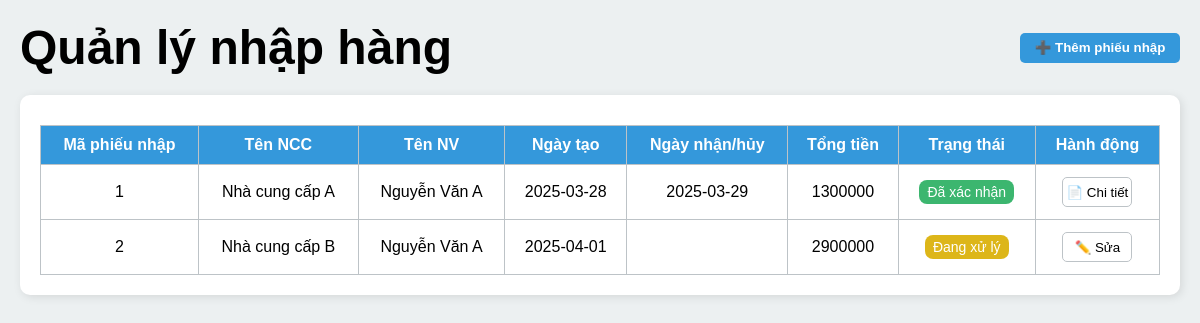
The page /import.php on the database its author committed.
### tables this page shows
CREATE TABLE phieunhap (
    receipt_id INT PRIMARY KEY AUTO_INCREMENT,
    employee_id INT,
    supplier_id INT,
    create_time DATE,
    confirm_time DATE,
    total INT,
    status ENUM(
        'processing',
        'confirmed',
        'cancelled'
    ),
    FOREIGN KEY (employee_id) REFERENCES nhanvien(employee_id),
    FOREIGN KEY (supplier_id) REFERENCES nhacungcap(supplier_id)
);

CREATE TABLE nhacungcap (
    supplier_id INT PRIMARY KEY AUTO_INCREMENT,
    supplier_name VARCHAR(50),
    address VARCHAR(100)
);

CREATE TABLE nhanvien (
    employee_id INT AUTO_INCREMENT PRIMARY KEY,
    user_id INT,
    name VARCHAR(50),
    phone VARCHAR(20) UNIQUE,
    email VARCHAR(100) UNIQUE,
    FOREIGN KEY (user_id) REFERENCES users(user_id)
);

### database/connect.php (called while the page is built, shortened)
<?php
class database
{
    private $host = "localhost";
    private $dbname = "webbanhang";
    private $username = "root";
    private $password = "";
    private $conn;
    public function __construct()
    {
        $this->conn = new mysqli($this->host, $this->username, $this->password, $this->dbname);
    }
    public function getConnection()
    {
        return $this->conn;
    }
}

### Model/ImportModel.php (called while the page is built, shortened)
<?php
require_once __DIR__ . '/../database/connect.php';
class ImportModel {
    private $conn;
    public function __construct() {
        $db = new database();
        $this->conn = $db->getConnection();
    }
    public function getImportData() {
        $sql = "
            SELECT
                pn.*, ncc.supplier_id, ncc.supplier_name, nv.employee_id, nv.name
            FROM phieunhap AS pn
            JOIN nhacungcap AS ncc ON pn.supplier_id = ncc.supplier_id
            JOIN nhanvien AS nv ON pn.employee_id = nv.employee_id
        ";
        $result = $this->conn->query($sql);
        $data = [];
        while ($row = $result->fetch_assoc()) {
            $data[] = $row;
        }
        return $data;
    }
}
?>

### handles/ImportController.php (called while the page is built, shortened)
<?php
require_once __DIR__ . '/../Model/ImportModel.php';
function getImportData() {
    $model = new ImportModel();
    $data = $model->getImportData();
    return $data;
}
?>

### import.php (the view, shortened to what this page needs)
<?php
require_once "handles/ImportController.php";
$import_data = getImportData();
?>
<!DOCTYPE html>
<html lang="en">
<head>
    <link rel="stylesheet" href="css/admin_import.css">
</head>
<body>
    <main class="main-content">
        <header>
            <h1>Quản lý nhập hàng</h1>
            <button class="add-import-btn_style" id="add-import-btn">➕ Thêm phiếu nhập</button>
        </header>
        <section class="import-list">
            <table>
                <thead>
                    <tr>
                        <th>Mã phiếu nhập</th>
                        <th>Tên NCC</th>
                        <th>Tên NV</th>
                        <th>Ngày tạo</th>
                        <th>Ngày nhận/hủy</th>
                        <th>Tổng tiền</th>
                        <th>Trạng thái</th>
                        <th>Hành động</th>
                    </tr>
                </thead>
                <tbody>
                    <?php
                        $temp_rows = [];
                        foreach ($import_data as $row) {
                            $curr_receipt = $row["receipt_id"];
                            $temp_rows[$curr_receipt][] = $row;
                        }
                        foreach ($temp_rows as $receipt_id => $rows) {
                            foreach ($rows as $r) {
                                echo "<tr>";
                                    echo "<td>{$r['receipt_id']}</td>";
                                    echo "<td>{$r['supplier_name']}</td>";
                                    echo "<td>{$r['name']}</td>";
                                    echo "<td>{$r['create_time']}</td>";
                                    echo "<td>{$r['confirm_time']}</td>";
                                    echo "<td>{$r['total']}</td>";
                                    echo "<td><span class='status status-{$r['status']}'>";
                                    switch ($r['status']) {
                                        case 'processing':
                                            echo "Đang xử lý";
                                            break;
                                        case 'confirmed':
                                            echo "Đã xác nhận";
                                            break;
                                    }
                                    echo "</span></td>";
                                    echo "<td>";
                                        if ($r['status'] === 'processing') {
                                            echo "<a href='admin.php?page=import&act=edit&receipt_id={$r['receipt_id']}'
                                                    data-receipt_id='{$r['receipt_id']}'
                                                    data-supplier_id='{$r['supplier_id']}' >
                                                    <button class='edit-receipt-btn'>✏️ Sửa</button></a>";
                                        } else {
                                            echo "<a href='admin.php?page=import&act=detail&receipt_id={$r['receipt_id']}'
                                                    data-receipt_id='{$r['receipt_id']}'
                                                    data-supplier_id='{$r['supplier_id']}' >
                                                    <button class='detail-receipt-btn'>📄 Chi tiết</button></a>";
                                        }
                                    echo "</td>";
                                echo "</tr>";
                            }
                        }
                    ?>
                </tbody>
            </table>
        </section>
    </main>
</body>
</html>

### css/admin_import.css (style rules this page uses)
* { margin: 0; padding: 0; box-sizing: border-box; font-family: Arial, sans-serif; }
a { text-decoration: none; }
.main-content { padding: 20px; background: #ECF0F1; min-height: 100vh; }
header { display: flex; justify-content: space-between; align-items: center; font-size: 24px; margin-bottom: 20px; }
.import-list { background: white; padding: 20px; border-radius: 10px; box-shadow: 2px 2px 10px rgba(0, 0, 0, 0.1); max-height: 550px; overflow-y: auto; }
table { width: 100%; border-collapse: collapse; margin-top: 10px; }
th, td { border: 1px solid #BDC3C7; padding: 10px; text-align: center; }
th { background: #3498DB; color: white; }
.edit-receipt-btn, .detail-receipt-btn { border: none; width: 70px; height: 30px; cursor: pointer; border-radius: 5px; border: 1px solid #BDC3C7; margin: 2px; background: white; }
.add-import-btn_style { background: #3498db; color: white; border: none; width: 160px; height: 30px; border-radius: 5px; cursor: pointer; font-weight: 600; }
.status { padding: 4px 8px; font-size: 14px; border-radius: 8px; color: white }
.status-processing { background-color: rgba(218, 174, 0, 0.9); }
.status-confirmed { background-color: rgba(39, 174, 96, 0.9); }

### rows shown on the page
phieunhap: receipt_id "1", supplier.supplier_name "Nhà cung cấp A", employee.name "Nguyễn Văn A", create_time "2025-03-28", confirm_time "2025-03-29", total "1300000", status "Đã xác nhận"
phieunhap: receipt_id "2", supplier.supplier_name "Nhà cung cấp B", employee.name "Nguyễn Văn A", create_time "2025-04-01", total "2900000", status "Đang xử lý"
